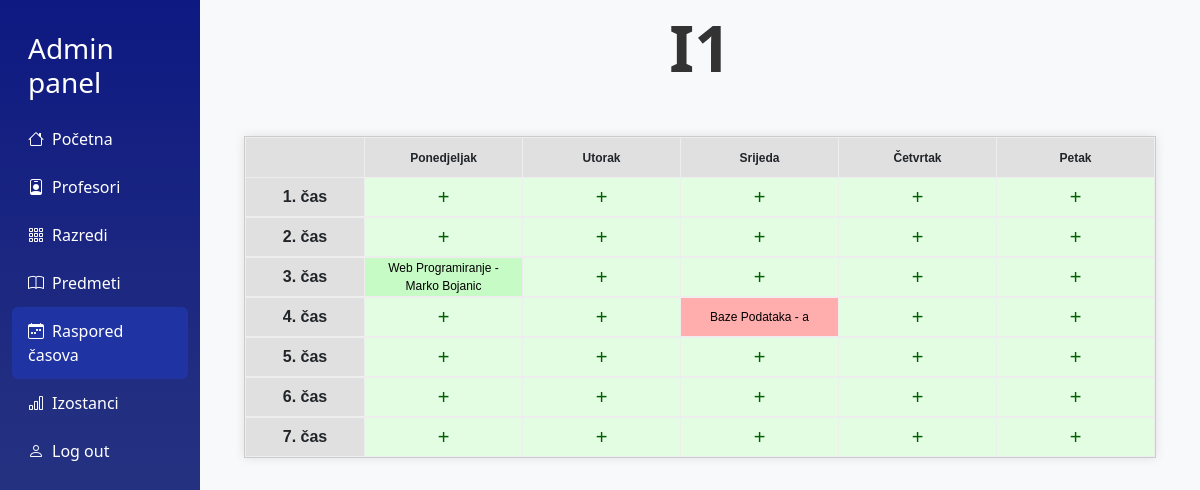
/admin/prikaziraspored.php?id=1 (signed in), run on an earlier commit of the app's database.
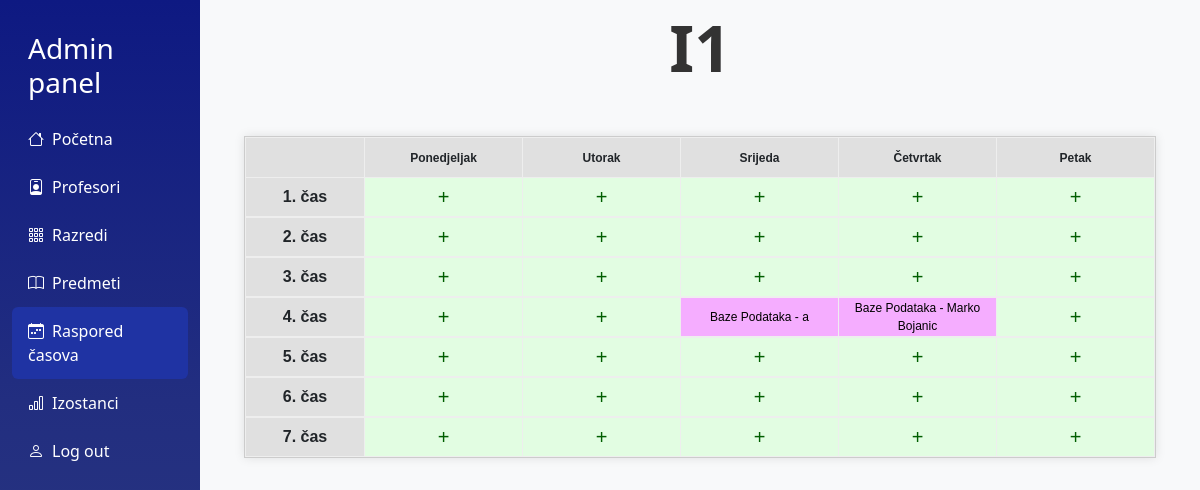
And on a later commit of the database.
### tables this page shows
CREATE TABLE `predmet` (
  `predmet_id` int(11) NOT NULL,
  `ime_predmeta` varchar(75) DEFAULT NULL,
  `boja` varchar(10) DEFAULT NULL
);

CREATE TABLE `profesor` (
  `profesor_id` int(11) NOT NULL,
  `user_id` int(11) DEFAULT NULL,
  `ime_prezime` varchar(80) DEFAULT NULL,
  `razred_id` int(11) DEFAULT NULL
);

### admin/prikaziraspored.php (the view, shortened to what the changed rows need)
<?php
require_once("../includes/admincheck.php");
$id = $_REQUEST['id'];
$qCasovi = $conn->prepare("SELECT * FROM cas WHERE cas.razred_id = :id");
$qCasovi->bindParam(":id", $id);
$qCasovi->execute();
$casovi = $qCasovi->fetchAll(PDO::FETCH_ASSOC);
function prikaziCas($id, $conn)
{
    $qPredmet = $conn->prepare("
        SELECT pred.ime_predmeta, pred.boja
        FROM cas
        INNER JOIN profesor_predmet pp ON pp.profesor_predmet_id = cas.profesor_predmet_id
        INNER JOIN predmet pred ON pred.predmet_id = pp.predmet_id
        WHERE cas.cas_id = :id
    ");
    $qPredmet->bindParam(":id", $id);
    $qPredmet->execute();
    $predmet = $qPredmet->fetch(PDO::FETCH_ASSOC);
    $qProfesor = $conn->prepare("
        SELECT prof.ime_prezime
        FROM profesor_predmet pp
        INNER JOIN profesor prof ON prof.profesor_id = pp.profesor_id
        INNER JOIN cas c ON c.profesor_predmet_id = pp.profesor_predmet_id
        WHERE c.cas_id = :id
    ");
    $qProfesor->bindParam(":id", $id);
    $qProfesor->execute();
    $profesor = $qProfesor->fetch(PDO::FETCH_ASSOC);
    if($profesor && $predmet)
    {
        echo '<div class="cell subject-cell" style="background-color:'.$predmet['boja'].'">
        <a href="editcas.php?id='.$id.'" class="cas">'.$predmet['ime_predmeta'].' - '.$profesor['ime_prezime'].'</a></div>';
    }
    else
    {
        echo '<div class="cell subject-cell"> Nepoznat Predmet </div>';
    }
}
?>
<!DOCTYPE html>
<html lang="en">
<head>
    <link href="https://cdn.jsdelivr.net/npm/bootstrap@5.3.3/dist/css/bootstrap.min.css" rel="stylesheet">
    <link href="https://cdn.jsdelivr.net/npm/bootstrap-icons/font/bootstrap-icons.css" rel="stylesheet">
    <link rel="stylesheet" href="../css/dashboard.css">
    <link rel="stylesheet" href="../css/kartica.css">
    <link rel="stylesheet" href="../css/raspored.css">
</head>
<body>
<body>
<div class="container-fluid">
    <div class="row">
        <main class="col-md-9 ms-sm-auto col-lg-10 px-md-4">
            <div class="main-wrapper">
        <div class="raspored-container">
            <div class="header-row">
                <div class="cell hour-label"></div>
                <?php
                for($i = 0; $i < 5; $i++)
                {
                    $dan = date('l',  strtotime('next Monday + '.$i.' days'));
                    $prevodDana = [
                        "Monday" => 'Ponedjeljak',
                        "Tuesday" => "Utorak",
                        "Wednesday" => "Srijeda",
                        "Thursday" => "Četvrtak",
                        "Friday" => "Petak"
                    ];
                 ?>
                <div class="cell day-header"><?php echo $prevodDana[$dan]; ?></div>
                <?php
                }?>
            </div>
            <?php for($i = 1; $i < 8; $i++)
            {
                echo '<div class="row-content">';
                echo '<div class="cell hour-label">'.$i.'. čas</div>';
                for($j = 0; $j < 5; $j++)
                {
                    $dan = date('l', strtotime('next Monday +'.$j.' days'));
                    $odabraniCas = null;
                    if(isset($casovi))
                    {
                        foreach($casovi as $cas)
                        {
                            if($cas['dan'] == $dan && $cas['redni_broj'] == $i)
                            {
                                $odabraniCas = $cas;
                                break;
                            }
                        }
                    }
                    if($odabraniCas)
                    {
                        prikaziCas($odabraniCas['cas_id'], $conn);
                    }
                    if(!$odabraniCas)
                    {
                        echo '<div class="cell subject-cell dodaj-cas"><a href="kreirajcas.php?r='.$id.'&dan='.$dan.'&br='.$i.'" class="dodaj-cas">+</a></div>';
                    }
                }
                echo '</div>';
            }
            ?>
            </div>
        </div>
    </div>
    </div>
</body>
</html>

What changed in the data, as far as the page shows it:
no longer on this page (row unchanged): predmet: ime_predmeta "Web Programiranje", profesor.ime_prezime "Marko Bojanic"
now on one of the page's lists (row edited): predmet: ime_predmeta "Baze Podataka", profesor.ime_prezime "Marko Bojanic"
changed predmet "Baze Podataka": boja "#ffadad" → "#f5adff" (drawn)
